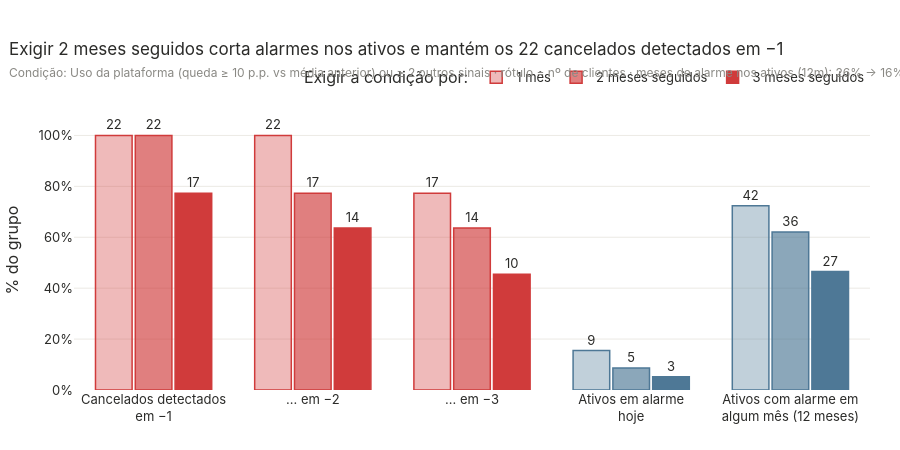

Notebook cell for this chart:
### Code cell
PERS = {p: Regra(LIMIARES, "uso", 2, p) for p in (1, 2, 3)}
res = pd.DataFrame({p: desempenho(H, r.alerta(H)) for p, r in PERS.items()}).T
itens = [("canc_k1", "Cancelados detectados<br>em −1", N_CANC, CORES["Cancelou"]), ("canc_k2", "… em −2", N_CANC, CORES["Cancelou"]),
         ("canc_k3", "… em −3", N_CANC, CORES["Cancelou"]), ("ativos_hoje", "Ativos em alarme<br>hoje", N_ATIV, CORES["Ativo"]),
         ("ativos_algum_mes", "Ativos com alarme em<br>algum mês (12 meses)", N_ATIV, CORES["Ativo"])]
fig = go.Figure()
for p, a in zip(PERS, (0.35, 0.65, 1.0)):
    fig.add_trace(go.Bar(x=[i[1] for i in itens], y=[100 * res.loc[p, i[0]] / i[2] for i in itens],
                         name=f"{p} {'mês' if p == 1 else 'meses seguidos'}", marker=dict(color=[rgba(i[3], a) for i in itens],
                         line=dict(color=[i[3] for i in itens], width=1.5)),
                         text=[f"{int(res.loc[p, i[0]])}" for i in itens], textposition="outside", cliponaxis=False,
                         customdata=[[int(res.loc[p, i[0]]), i[2]] for i in itens],
                         hovertemplate=f"<b>Condição por {p} mês(es) seguido(s)</b><br>%{{x}}: %{{customdata[0]}} de %{{customdata[1]}} (%{{y:.0f}}%)<extra></extra>"))
fig.update_yaxes(range=[0, 110], ticksuffix="%", title_text="% do grupo")
fig.update_layout(barmode="group", bargap=0.25, bargroupgap=0.08, height=450,
                  legend=dict(title_text="Exigir a condição por:"),
                  title="Exigir 2 meses seguidos corta alarmes nos ativos e mantém os 22 cancelados detectados em −1"
                        + sub(f"Condição: {PERS[1].descricao()} · rótulo = nº de clientes · meses de alarme nos ativos (12m): "
                              + " → ".join(f"{br(res.loc[p, 'meses_alarme_ativos_pct'], 0)}%" for p in PERS)))
fig.show()

### Figure 1 — Plotly figure (JSON) as saved in the notebook; plotly's stock layout.template omitted (floating-point values rounded to 4 significant figures)
{"data": [{"cliponaxis": false, "customdata": [[22, 22], [22, 22], [17, 22], [9, 58], [42, 58]], "hovertemplate": "<b>Condição por 1 mês(es) seguido(s)</b><br>%{x}: %{customdata[0]} de %{customdata[1]} (%{y:.0f}%)<extra></extra>", "marker": {"color": ["rgba(208,59,59,0.35)", "rgba(208,59,59,0.35)", "rgba(208,59,59,0.35)", "rgba(78,120,150,0.35)", "rgba(78,120,150,0.35)"], "line": {"color": ["#d03b3b", "#d03b3b", "#d03b3b", "#4e7896", "#4e7896"], "width": 1.5}}, "name": "1 mês", "text": ["22", "22", "17", "9", "42"], "textposition": "outside", "type": "bar", "x": ["Cancelados detectados<br>em −1", "… em −2", "… em −3", "Ativos em alarme<br>hoje", "Ativos com alarme em<br>algum mês (12 meses)"], "y": [100.0, 100.0, 77.27, 15.52, 72.41]}, {"cliponaxis": false, "customdata": [[22, 22], [17, 22], [14, 22], [5, 58], [36, 58]], "hovertemplate": "<b>Condição por 2 mês(es) seguido(s)</b><br>%{x}: %{customdata[0]} de %{customdata[1]} (%{y:.0f}%)<extra></extra>", "marker": {"color": ["rgba(208,59,59,0.65)", "rgba(208,59,59,0.65)", "rgba(208,59,59,0.65)", "rgba(78,120,150,0.65)", "rgba(78,120,150,0.65)"], "line": {"color": ["#d03b3b", "#d03b3b", "#d03b3b", "#4e7896", "#4e7896"], "width": 1.5}}, "name": "2 meses seguidos", "text": ["22", "17", "14", "5", "36"], "textposition": "outside", "type": "bar", "x": ["Cancelados detectados<br>em −1", "… em −2", "… em −3", "Ativos em alarme<br>hoje", "Ativos com alarme em<br>algum mês (12 meses)"], "y": [100.0, 77.27, 63.64, 8.621, 62.07]}, {"cliponaxis": false, "customdata": [[17, 22], [14, 22], [10, 22], [3, 58], [27, 58]], "hovertemplate": "<b>Condição por 3 mês(es) seguido(s)</b><br>%{x}: %{customdata[0]} de %{customdata[1]} (%{y:.0f}%)<extra></extra>", "marker": {"color": ["rgba(208,59,59,1.0)", "rgba(208,59,59,1.0)", "rgba(208,59,59,1.0)", "rgba(78,120,150,1.0)", "rgba(78,120,150,1.0)"], "line": {"color": ["#d03b3b", "#d03b3b", "#d03b3b", "#4e7896", "#4e7896"], "width": 1.5}}, "name": "3 meses seguidos", "text": ["17", "14", "10", "3", "27"], "textposition": "outside", "type": "bar", "x": ["Cancelados detectados<br>em −1", "… em −2", "… em −3", "Ativos em alarme<br>hoje", "Ativos com alarme em<br>algum mês (12 meses)"], "y": [77.27, 63.64, 45.45, 5.172, 46.55]}], "layout": {"bargap": 0.25, "bargroupgap": 0.08, "barmode": "group", "height": 450, "legend": {"title": {"text": "Exigir a condição por:"}}, "title": {"text": "Exigir 2 meses seguidos corta alarmes nos ativos e mantém os 22 cancelados detectados em −1<br><span style='font-size:12px;color:#8a8984'>Condição: Uso da plataforma (queda ≥ 10 p.p. vs média anterior) ou ≥ 2 outros sinais · rótulo = nº de clientes · meses de alarme nos ativos (12m): 26% → 16% → 10%</span>"}, "yaxis": {"range": [0, 110], "ticksuffix": "%", "title": {"text": "% do grupo"}}}}
